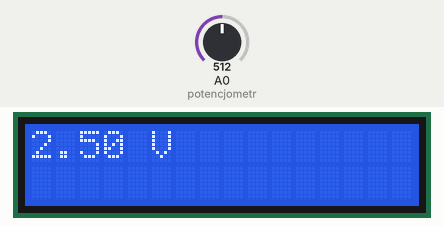
Recording of a sketch running on a simulated Arduino Uno, built with avr-gcc and run on an emulated ATmega328P. Parts: 16×2 character LCD. Inputs (shaded band) come from the test bench; at power-on: A0 (potencjometr) = 512.

Above: at 1.2 s.
1.3 s: A0 (potencjometr) set to 716
At 2.8 s:
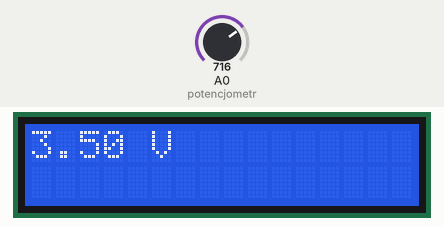
5.4 s: A0 (potencjometr) set to 900
At 6.8 s:
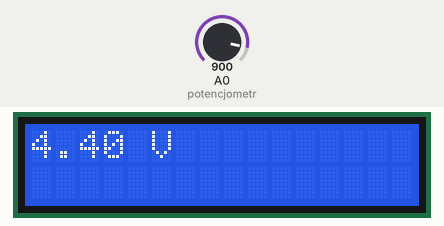
8.5 s: A0 (potencjometr) set to 1023
At 9.6 s:
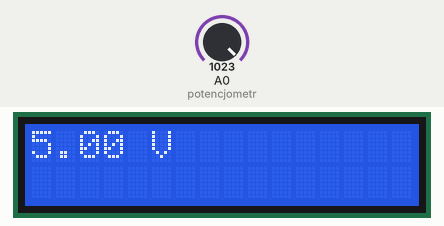
Timing chart, 0 to 11.5 s (numbered marks = the images above; inputs shaded):
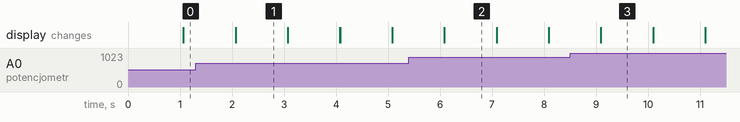

The sketch:

zadanie_1.ino
```cpp
#include <LiquidCrystal.h>

// Pin, do którego podłączony jest potencjometr
const int potencjometr = A0;
// Piny podłączone do LCD
const int rs = 12, en = 11, d4 = 3, d5 = 1, d6 = 9, d7 = 4;
// Inicjalizacja obiektu LiquidCrystal
LiquidCrystal lcd(rs, en, d4, d5, d6, d7);

void setup()
{
    // Konfiguracja LCD jako 16 kolumn na 2 wiersze
    lcd.begin(16, 2);
}

void loop()
{
    int wartosc = 0;
    // Odczyt wartości z potencjometru
    wartosc = analogRead(potencjometr);
    // Konwersja wartości na napięcie (w zakresie 0-5V)
    float volt = wartosc / 204.6;

    // Wyświetlenie napięcia na LCD
    lcd.print(volt);
    // Wydruk napięcia z jednostką
    lcd.print(" V");
    delay(1000);
    // Wyczyszczenie ekran LCD
    lcd.clear();
}
```

Measured:
- after the input at 1.3 s, the display: first differs from a run without the input after 0.77 s (image 1)
- after the input at 5.4 s, the display: first differs from a run without the input after 0.68 s (image 2)
- after the input at 8.5 s, the display: first differs from a run without the input after 0.59 s (image 3)
- what the display in image 1 shows lasts 1.0 s, from 2.1 s to 3.1 s
